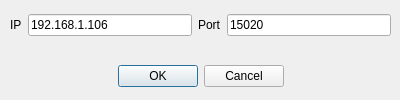
<?xml version="1.0" encoding="UTF-8"?>
<ui version="4.0">
 <class>Connexion</class>
 <widget class="QDialog" name="Connexion">
  <property name="geometry">
   <rect>
    <x>0</x>
    <y>0</y>
    <width>400</width>
    <height>100</height>
   </rect>
  </property>
  <property name="windowTitle">
   <string>Connexion</string>
  </property>
  <widget class="QDialogButtonBox" name="buttonBox">
   <property name="geometry">
    <rect>
     <x>10</x>
     <y>60</y>
     <width>381</width>
     <height>32</height>
    </rect>
   </property>
   <property name="orientation">
    <enum>Qt::Horizontal</enum>
   </property>
   <property name="standardButtons">
    <set>QDialogButtonBox::Cancel|QDialogButtonBox::Ok</set>
   </property>
   <property name="centerButtons">
    <bool>true</bool>
   </property>
  </widget>
  <widget class="QWidget" name="gridLayoutWidget">
   <property name="geometry">
    <rect>
     <x>10</x>
     <y>10</y>
     <width>381</width>
     <height>31</height>
    </rect>
   </property>
   <layout class="QGridLayout" name="gridLayout">
    <item row="0" column="2">
     <widget class="QLabel" name="label_port">
      <property name="text">
       <string>Port</string>
      </property>
     </widget>
    </item>
    <item row="0" column="1">
     <widget class="QLineEdit" name="lineEdit_address">
      <property name="text">
       <string>192.168.1.106</string>
      </property>
     </widget>
    </item>
    <item row="0" column="0">
     <widget class="QLabel" name="label_address">
      <property name="text">
       <string>IP</string>
      </property>
     </widget>
    </item>
    <item row="0" column="3">
     <widget class="QLineEdit" name="lineEdit_port">
      <property name="text">
       <string>15020</string>
      </property>
     </widget>
    </item>
   </layout>
  </widget>
 </widget>
 <resources/>
 <connections>
  <connection>
   <sender>buttonBox</sender>
   <signal>accepted()</signal>
   <receiver>Connexion</receiver>
   <slot>accept()</slot>
   <hints>
    <hint type="sourcelabel">
     <x>248</x>
     <y>254</y>
    </hint>
    <hint type="destinationlabel">
     <x>157</x>
     <y>274</y>
    </hint>
   </hints>
  </connection>
  <connection>
   <sender>buttonBox</sender>
   <signal>rejected()</signal>
   <receiver>Connexion</receiver>
   <slot>reject()</slot>
   <hints>
    <hint type="sourcelabel">
     <x>316</x>
     <y>260</y>
    </hint>
    <hint type="destinationlabel">
     <x>286</x>
     <y>274</y>
    </hint>
   </hints>
  </connection>
 </connections>
</ui>
